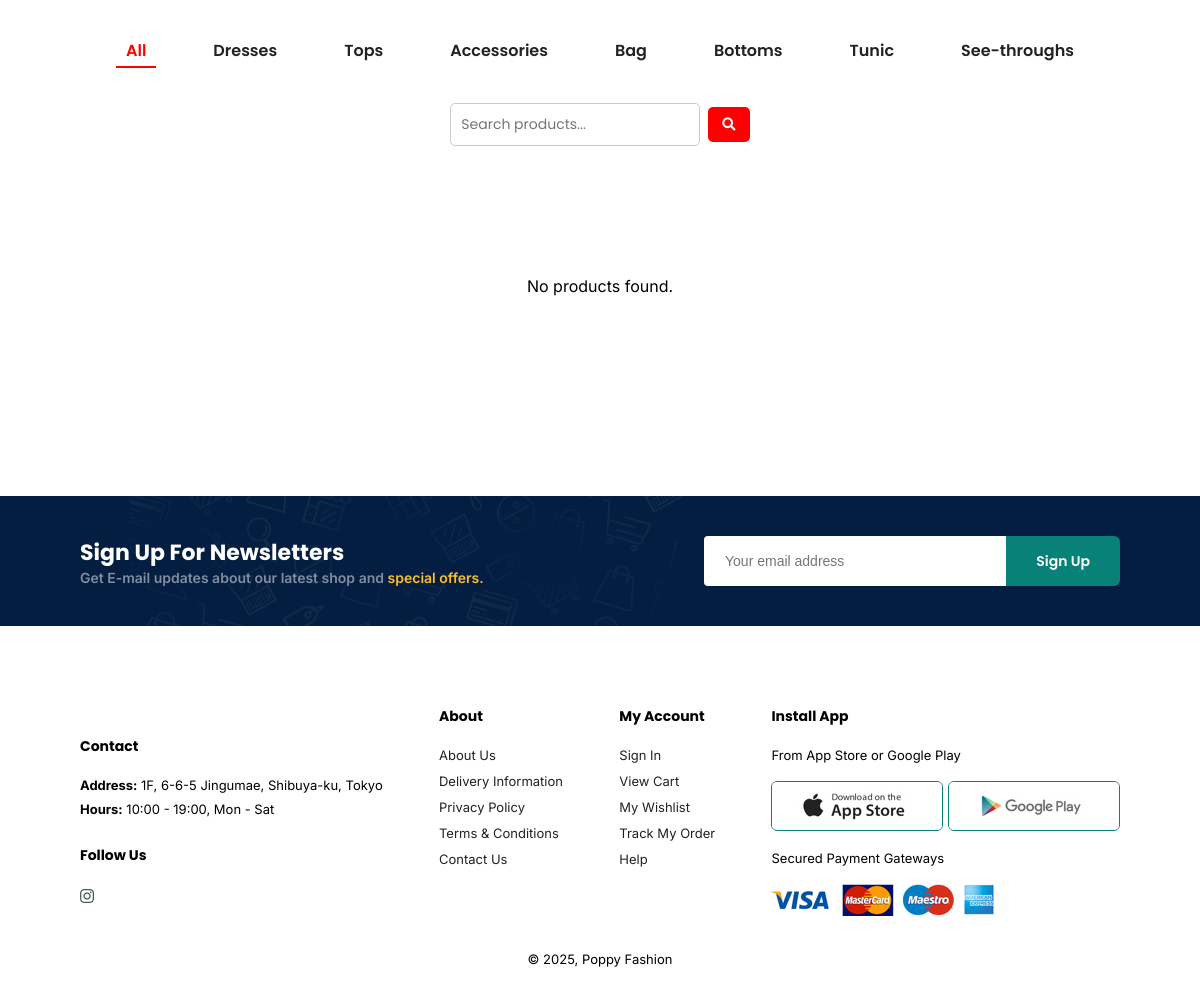
The app's page /poppy_keita.php (lower part), older data.
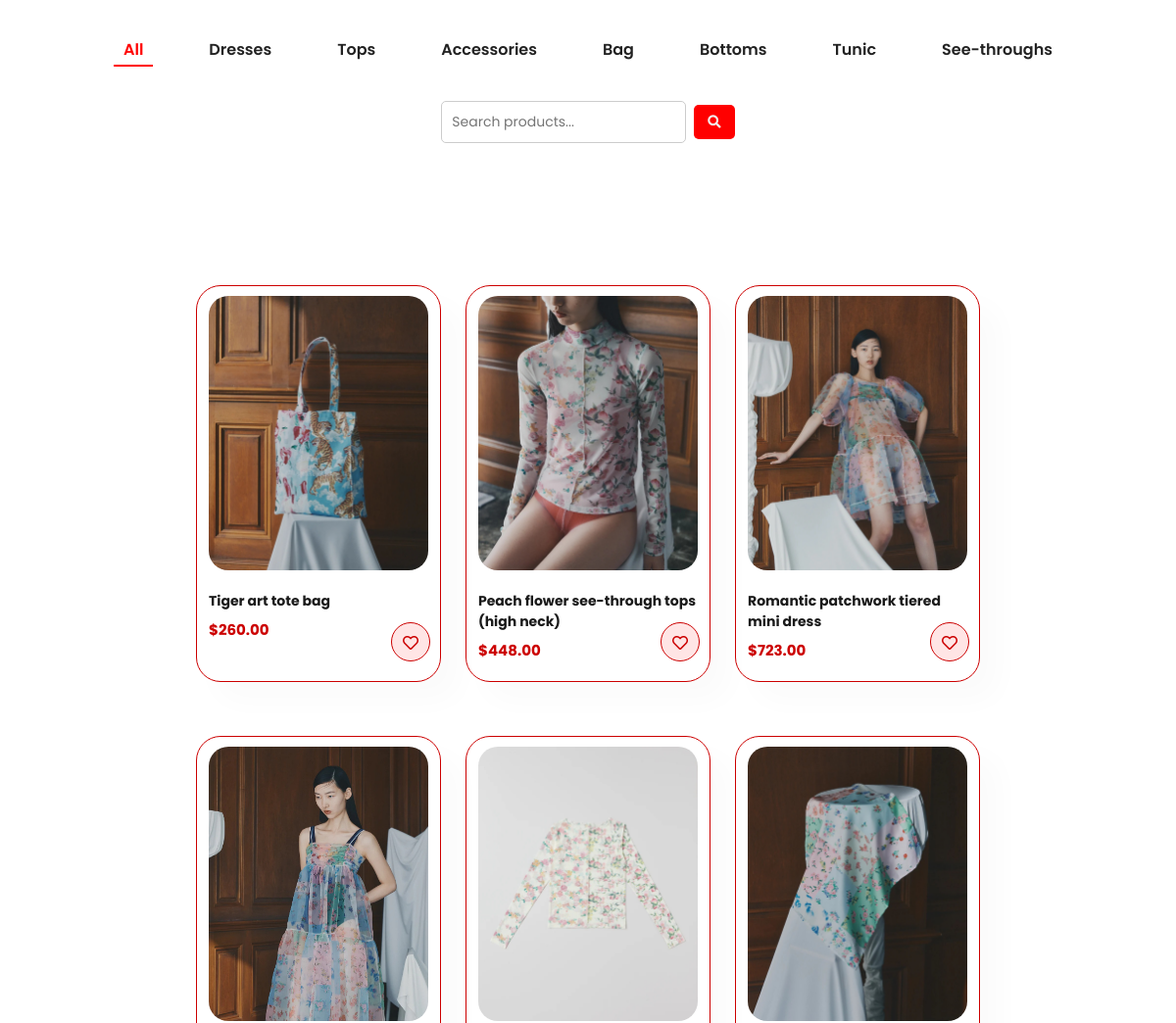
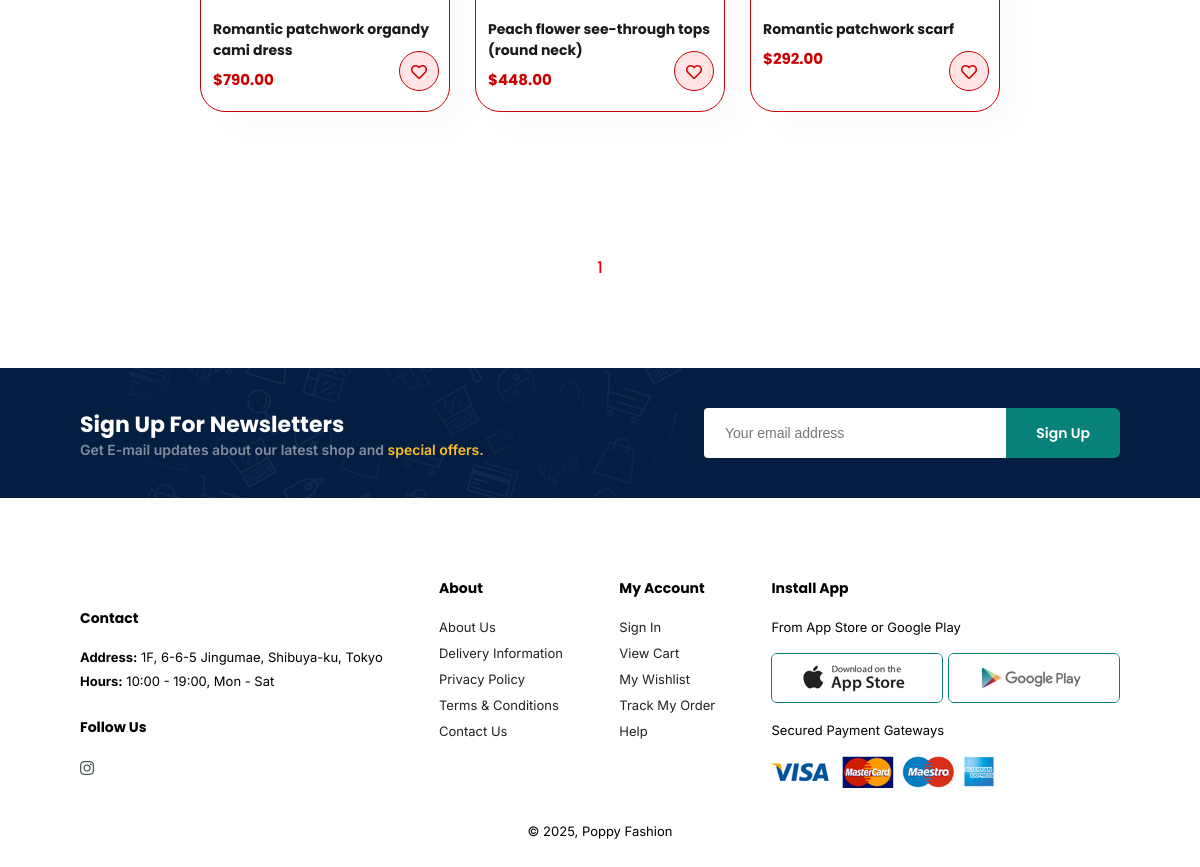
The same page, newer data (2 pictures, top to bottom).
### tables this page shows
CREATE TABLE `category` (
  `id` int(11) NOT NULL,
  `name` varchar(100) NOT NULL
);

CREATE TABLE `products` (
  `id` int(11) NOT NULL,
  `name` varchar(100) NOT NULL,
  `description` text DEFAULT NULL,
  `price` decimal(10,2) NOT NULL,
  `collection` varchar(25) NOT NULL,
  `main_image_url` varchar(255) DEFAULT NULL,
  `category_id` int(11) DEFAULT NULL,
  `has_size` tinyint(1) DEFAULT NULL
);

### poppy_keita.php (the view, shortened to what this page needs)
<!DOCTYPE html>
<html lang="en">
<head>
    <link rel="stylesheet" href="https://pro.fontawesome.com/releases/v5.10.0/css/all.css" />
    <link rel="stylesheet" href="style.css">
</head>
<body class="home-page">
<?php
include 'config.php';
$category_id = isset($_GET['category']) ? intval($_GET['category']) : 0;
$page = isset($_GET['page']) ? max(1, intval($_GET['page'])) : 1;
$query = isset($_GET['query']) ? trim($_GET['query']) : '';
$limit = 8;
$offset = ($page - 1) * $limit;
$where = "collection = 'POPPY X KEITAMARUYAMA'";
$count_sql = "SELECT COUNT(*) AS total FROM products WHERE $where";
$count_result = $conn->query($count_sql);
$total_products = $count_result->fetch_assoc()['total'];
$total_pages = ceil($total_products / $limit);
$product_sql = "SELECT * FROM products WHERE $where LIMIT $limit OFFSET $offset";
$product_result = $conn->query($product_sql);
$categories_result = $conn->query("SELECT * FROM category");
?>
<section class="section-p1">
    <div class="filter-bar-wrapper">
        <div class="filter-bar">
            <ul class="filter-list desktop-only">
                <li><a href="poppy_keita.php" class="<?= $category_id === 0 ? 'active' : '' ?>">All</a></li>
                <?php mysqli_data_seek(result: $categories_result, offset: 0); while($cat = $categories_result->fetch_assoc()): ?>
                    <li><a href="poppy_keita.php?category=<?= $cat['id'] ?>&query=<?= urlencode($query) ?>"
                        class="<?= $category_id == $cat['id'] ? 'active' : '' ?>">
                        <?= htmlspecialchars($cat['name']) ?></a></li>
                <?php endwhile; ?>
            </ul>
        </div>
        <form method="GET" action="poppy_keita.php" class="search-form">
            <input type="text" name="query" value="<?= htmlspecialchars($query) ?>" placeholder="Search products...">
            <button type="submit"><i class="fas fa-search"></i></button>
        </form>
    </div>
</section>
<section id="product1" class="section-p1">
    <div class="pro-container">
        <?php if ($product_result->num_rows > 0): ?>
            <?php while ($row = $product_result->fetch_assoc()): ?>
                <div class="pro">
                    <a href="sproduct.php?id=<?= $row['id'] ?>">
                        <img src="<?= $row['main_image_url'] ?>" alt="<?= htmlspecialchars($row['name']) ?>">
                    </a>
                    <div class="des">
                        <h5><?= htmlspecialchars($row['name']) ?></h5>
                        <h4>$<?= number_format($row['price'], 2) ?></h4>
                    </div>
                    <a href="wishlist.php?add=<?= $row['id'] ?>">
                        <i class="far fa-heart cart" title="Add to Wishlist"></i>
                    </a>
                </div>
            <?php endwhile; ?>
        <?php else: ?>
            <p>No products found.</p>
        <?php endif; ?>
    </div>
</section>
<section id="pagination" class="section-p1">
    <?php for ($i = 1; $i <= $total_pages; $i++): ?>
        <a href="poppy_keita.php?category=<?= $category_id ?>&query=<?= urlencode($query) ?>&page=<?= $i ?>" class="<?= $i == $page ? 'active' : '' ?>">
            <?= $i ?>
        </a>
    <?php endfor; ?>
</section>
<section id="newsletter" class="section-p1 section-m1">
    <div class="newstext">
        <h4>Sign Up For Newsletters</h4>
        <p>Get E-mail updates about our latest shop and <span>special offers.</span></p>
    </div>
    <div class="form">
        <input type="text" placeholder="Your email address">
        <button class="normal">Sign Up</button>
    </div>
</section>
<?php include 'wy_footer.php'; ?>
</body>
</html>

### wy_footer.php (shortened to what this page needs)
<footer class="section-p1">
    <div class="col">
        <h4>Contact</h4>
        <p><strong>Address:</strong> 1F, 6-6-5 Jingumae, Shibuya-ku, Tokyo</p>
        <p><strong>Hours:</strong> 10:00 - 19:00, Mon - Sat</p>
        <div class="follow">
            <h4>Follow Us</h4>
            <div class="icon">
                <i class="fab fa-instagram"></i>
            </div>
        </div>
    </div>
    <div class="col">
        <h4>About</h4>
        <a href="#">About Us</a>
        <a href="#">Delivery Information</a>
        <a href="#">Privacy Policy</a>
        <a href="#">Terms & Conditions</a>
        <a href="#">Contact Us</a>
    </div>
    <div class="col">
        <h4>My Account</h4>
        <a href="#">Sign In</a>
        <a href="#">View Cart</a>
        <a href="#">My Wishlist</a>
        <a href="#">Track My Order</a>
        <a href="#">Help</a>
    </div>
    <div class="col install">
        <h4>Install App</h4>
        <p>From App Store or Google Play</p>
        <div class="row">
            <img src="img/pay/app.jpg" alt="">
            <img src="img/pay/play.jpg" alt="">
        </div>
        <p>Secured Payment Gateways</p>
        <img src="img/pay/pay.png" alt="">
    </div>
    <div class="copyright">
        <p>© 2025, Poppy Fashion</p>
    </div>
</footer>

Row changes from the older to the newer data that the page shows:
added products: shows a picture, name "Tiger art tote bag", price "260.00"
added products: shows a picture, name "Peach flower see-through tops (high neck)", price "448.00"
added products: shows a picture, name "Romantic patchwork tiered mini dress", price "723.00"
added products: shows a picture, name "Romantic patchwork organdy cami dress", price "790.00"
added products: shows a picture, name "Peach flower see-through tops (round neck)", price "448.00"
added products: shows a picture, name "Romantic patchwork scarf", price "292.00"
Text that changed along with them:
new list line: "1"
text no longer shown: "No products found."
